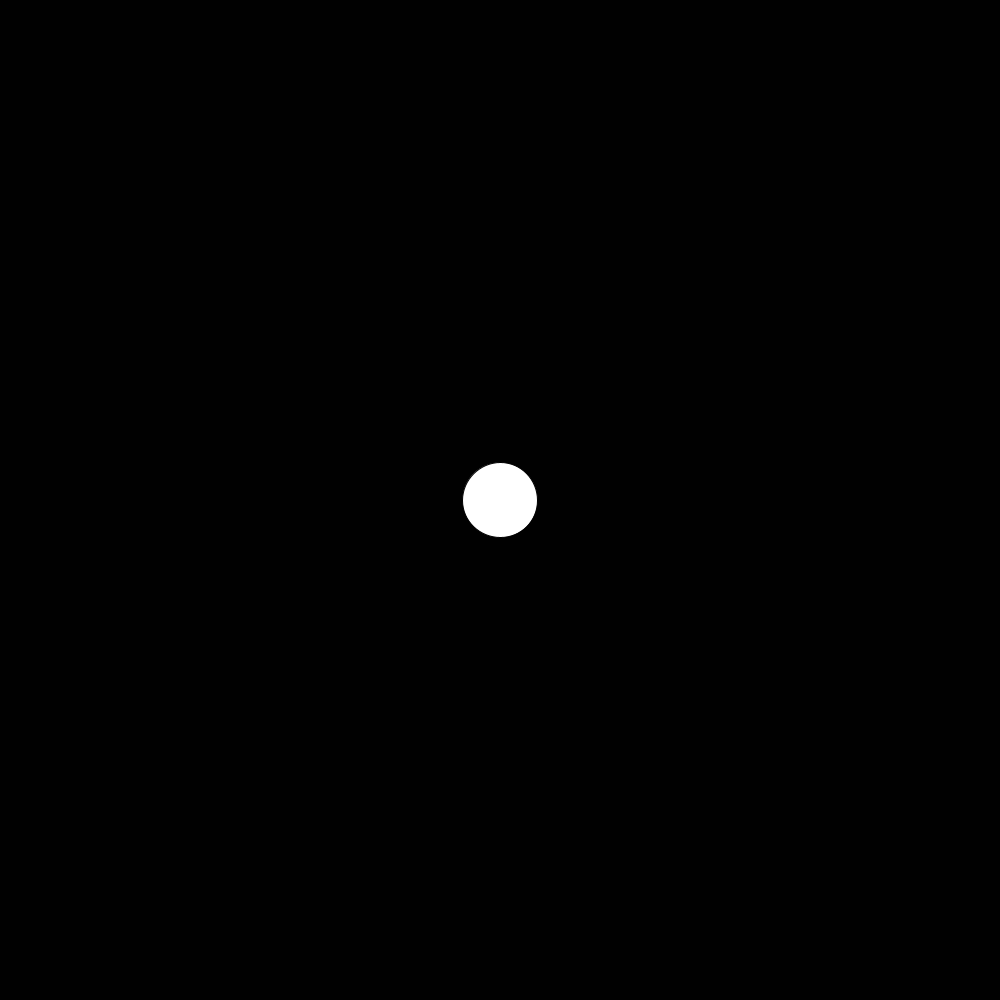
Frame 1 (no input)
Frame 60 (the mouse pressed at the canvas centre just before this capture): identical to frame 1, image omitted
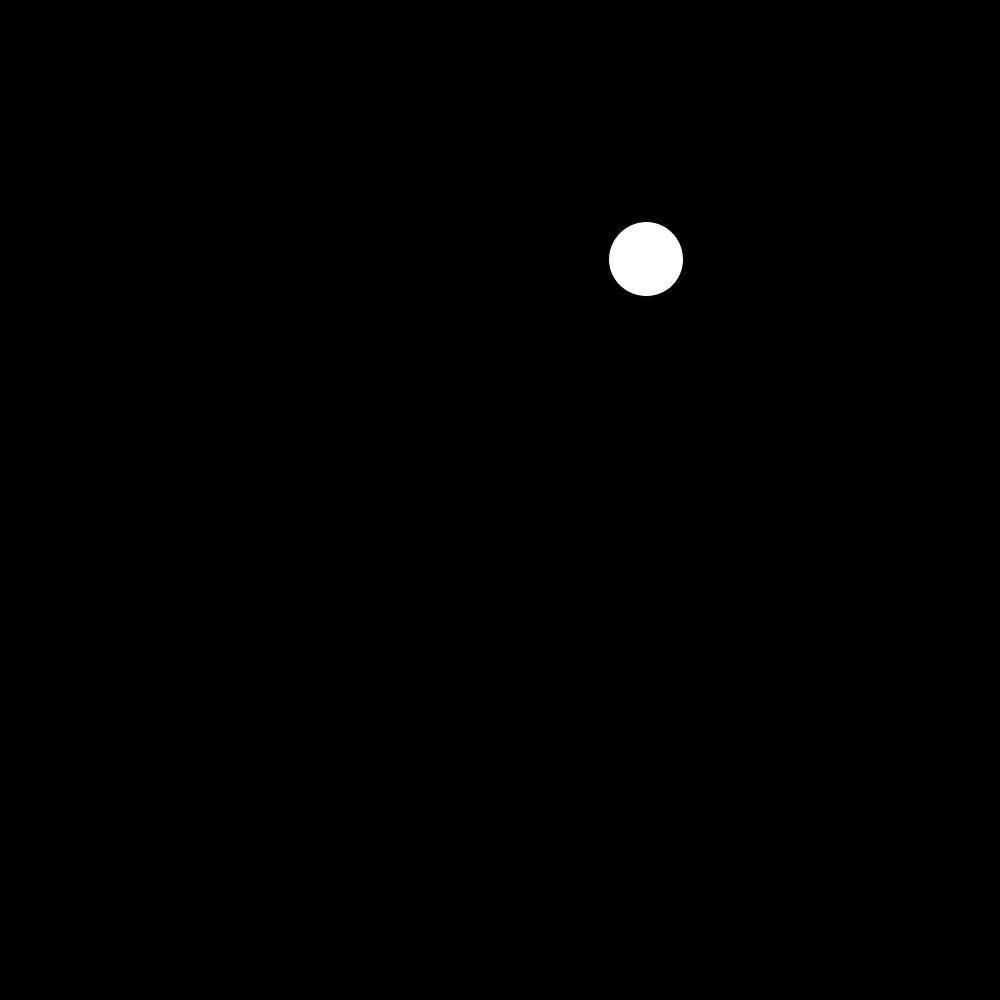
Frame 120 (the mouse held since frame 60 and released just before this capture)

The Processing sketch that drew these frames (run headless with seeded random() and noise(); from frame 60 on, the mouse is pressed at the canvas centre):

// Processing sketch: slippery_dot
// ── slippery_dot.pde
 // 1. Create three integer variables to represent the x, y, and the size of the ellipse
       int x= 500;
       int y= 500;
       int size= 75;
    void setup() {
      // 2. Set the size of your sketch
    size(1000,1000);
    }
    
    void draw() {
      // 3. Set the background color of your sketch
      background(1,1,1);
      // 4. Draw an ellipse. Make sure it fits in the window.
      // Use the variables created at the top of the sketch, 
      // for the location and size of your ellipse
    ellipse(x,y,size,size);
    }
    
    void mousePressed() {
      //5. Create an integer variable called distance
  int distance;
      //6. Set the value of the distance variable to the value returned by the getDistance method
      //   Pass the mouse's x and y (mouseX and mouseY) and the x and y of your ellipse to the method.
       distance = getDistance(mouseX,mouseY,x,y); 
          
      //7.  Use an if statement to check if the distance variable is < the radius of the ellipse
      //    If it is, set a new x and y for the ellipse, using a random location on the window
      //    Hint: Use the Processing random() function
      int radius= size/2;
      if (distance<radius){
        x= (int) random (1000);
        y= (int) random (1000);
      }
      
    }
    
    int getDistance(int x1, int y1, int x2, int y2) {
      return (int)Math.sqrt(Math.pow((x1-x2),2) + Math.pow((y1-y2),2));
    }
